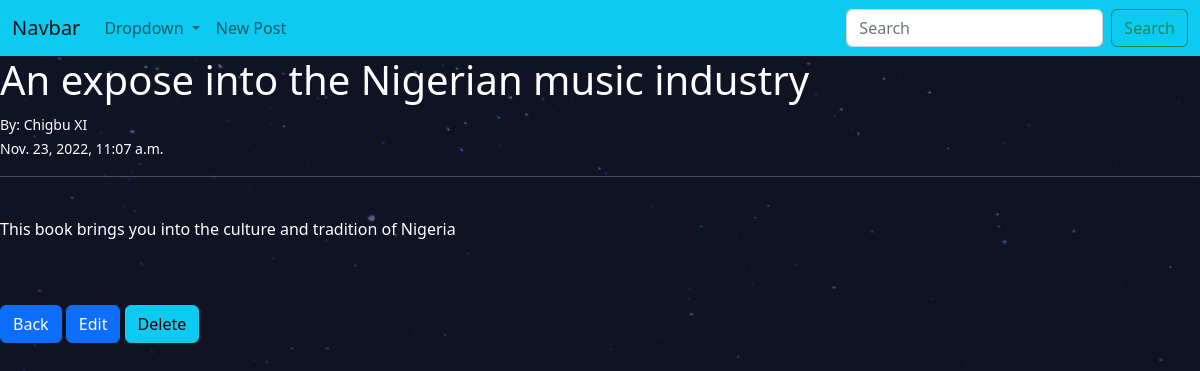
The page /blog/10/ on the database its author committed.
### blog_codemy/models.py (models this page shows, shortened)
class Reg(models.Model):
    title = models.CharField(max_length=255)
    title_tag = models.CharField(max_length=255)
    author = models.ForeignKey(User, on_delete=models.CASCADE)
    body = models.TextField()
    pub_date = models.DateTimeField(auto_now_add=True)

### blog_codemy/views.py (the view)
# urls.py: path('<int:pk>/', DetailV.as_view(), name='details'),
class DetailV(DetailView):
    model = Reg
    template_name = 'blog_codemy/art_det.html'

### blog_codemy/templates/blog_codemy/art_det.html (shortened to what this page needs)
{% extends 'blog_codemy/navbar.html' %}
{% block content %}
    <h1>
        {{ reg.title}}
    </h1>
    <small>
        By: {{ reg.author.last_name }} {{ reg.author.first_name }}
    </small>
    <small>
        {{ reg.pub_date }}
    </small>
    <hr>
    <p>
        {{ reg.body }}
    </p>
    <a href="{% url 'home' %}" class="btn btn-primary">Back</a>
    <a href="{% url 'updateform' reg.pk %}" class="btn btn-primary"> Edit </a>
    <button class="btn btn-info"> Delete </button>
{% endblock %}

### rows shown on the page
Reg: title "An expose into the Nigerian music industry", author.last_name "Chigbu", author.first_name "XI", pub_date "Nov. 23, 2022, 11:07 a.m.", body "This book brings you into the culture and tradition of Nigeria"
